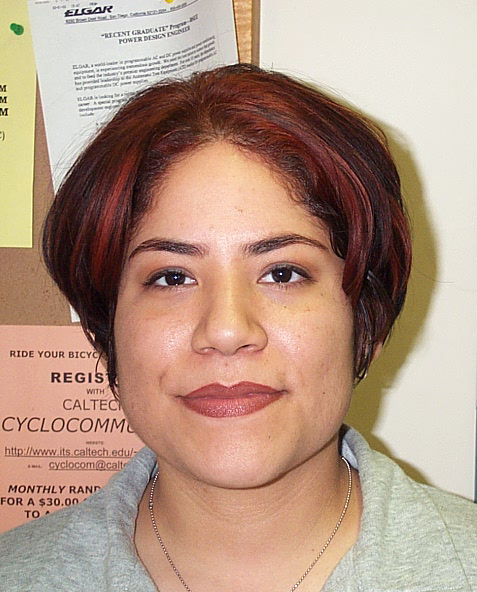
%> input picture Pictures/DB0/db0_1.jpg, 477 x 592 px
$ octave --eval "result = detectFace(imread('../Pictures/DB0/db0_1.jpg'));"   (GNU Octave 9; MATLAB toolbox functions it lacks are replaced by stand-ins)
%> lines starting %> are read from the running program, lines starting %| are printed output that depends on the picture; in (x1, y1, x2, y2) boxes, pixels count from 0 and x2, y2 are one past the last pixel; in counts of white or black regions, pixels touching at a corner belong together; the program's own positions count from 1
### Detection/lightCorrection.m
function out = lightCorrection(im, N)
%LIGHTCORRECTION White patch based on the top N% of luma used for lighting correction.

imYCBCR = rgb2ycbcr(im);

% Find threshold value for top 5% luma values
lums = reshape(imYCBCR(:,:,1), 1, []);
lums = sort(lums, 'descend');
thresh_idx = ceil(N * size(lums, 2));
lum_thresh = lums(thresh_idx);

% Find the gray values of the white patch
mask = imYCBCR(:,:,1) >= lum_thresh;
r = im(:,:,1);
g = im(:,:,2);
b = im(:,:,3);
rx = max(r(mask));
gx = max(g(mask));
bx = max(b(mask));

% Gain factors for R and B channels
alpha = gx / rx;
beta = gx / bx;

% Transform the original RGB image
% Note that this method could still use some work
out(:,:,1) = im(:,:,1) .* alpha;
out(:,:,2) = im(:,:,2);
out(:,:,3) = im(:,:,3) .* beta;
end

### Detection/detectSkin.m
function [imSkin, skinMask] = detectSkin(im, P)
%DETECTSKIN Calculate the probability of each pixel in im being skin by using the PDF given in P which models skin color.
%Returns both the probability image and a binarized mask image.

[n, m,~] = size(im);
imDims = [n, m];
imYCBCR = im2double(rgb2ycbcr(im));
imSkin = zeros(imDims);

% Apply the model with this ugly for loop, eww
% This was the best I could do, feel free to tidy it up
for n1 = 1:imDims(1)
    for n2 = 1:imDims(2)
        imSkin(n1, n2) = P([imYCBCR(n1, n2, 2); imYCBCR(n1, n2, 3)]);
    end
end

% Low pass filtering for smoothing, might be nice to try using
% morpholigical operations for this instead
H = fspecial('gaussian', 20, 2.5);
imFilt = imfilter(imSkin, H, 'replicate');

% Thresholding with Otsu's method to create the mask
[counts, ~] = imhist(imFilt);
T = otsuthresh(counts);
skinMask = imbinarize(imFilt, T);

% Setting the optional argument to 'union' will return a single blob rather
% than the multiple blobs from 'objects'
% skinMask = bwconvhull(skinMask, 'objects');
SE = strel('disk', 30);
skinMask = imclose(skinMask, SE);
end

### Detection/detectMouth.m
function mouthPos = detectMouth(inImage, skinMask)
%DETECTMOUTH Takes an image of a face and returns the position of the mouth.
%
%    Detailed explanation goes here

inImage = im2double(inImage).*skinMask;

% convert image -> double -> YCbCr color space
yCbCrImg = rgb2ycbcr(im2double(inImage));

% get the respective channels Cb & Cr
cb = yCbCrImg(:,:,2);
cr = yCbCrImg(:,:,3);

% the rest follows the formula in lecture 2 slide 53
crDivWithCb = cr./cb;
crSquared = cr.^2;

% numel = tot elements in inImage, n = 1/n in formula from lecture
n = (1/numel(inImage));

% greek letter eta from the formula in lecture 2
eta = 0.95*(n*sum(crSquared))/(n*sum(crDivWithCb));

difference = (crSquared - eta*crDivWithCb).^2;
mouthMap = crSquared .* difference;

% stretching the image since we get values under 0.048 without stretching
% after stretch the values range between 0-1
minIm = min(mouthMap(:));
maxIm = max(mouthMap(:));
mouthMap = (mouthMap-minIm)/(maxIm-minIm);
% figure, imshow(mouthMap);

mouthPos = findMouthMid(mouthMap);

% [7 lines of commented-out code are left out]

end

### Detection/findMouthMid.m
function mouthPos = findMouthMid(mouthMap)
%FINDMOUTHTMID Takes an mouth map and returns the position of the mouth.
%
%   Detailed explanation goes here

SE = strel('disk', 10);
for i = 0.5:0.001:0.99
    thresholdedImage = (mouthMap >= 1-i);
    thresholdedImage = imclose(thresholdedImage, SE);

    [L, num] = bwlabel(thresholdedImage);
    if num > 4
        break
    end
end
% figure, imshow(thresholdedImage);

% We could add and check more properties to make the algorithm more robust
if num > 0
    P = regionprops(L,'Area', 'centroid');

    [~, index] = max([P.Area]);
    mouthPos = round(P(index).Centroid);
else
    % Returns -1 if no mouth was found
    mouthPos = [-1 -1];
end

end

### Detection/detectEyes.m
function [lEye,rEye] = detectEyes(im, mouth, skinMask)
%DETECTEYES Takes an image of a face and returns the positions of the eyes.
%
%   Detailed explanation goes here

lEye = -1;
rEye = -1;

hasSkinMask = sum(skinMask,'all') > 0;

skinIm = im2double(im).*skinMask;

SE = strel('disk',16);
removeEdgeCent = skinMask > 0;
removeEdgeCent = imerode(removeEdgeCent, SE);
% figure, imshow(removeEdgeCent);

% Detecting possible eyes from colormaping
[colorMap1, colorCent1] = colorEyeMap(im, mouth);
[colorMap2, colorCent2] = colorEyeMap(im, [-1, -1]);
[colorMap3, colorCent3] = colorEyeMap(skinIm, mouth);
[colorMap4, colorCent4] = colorEyeMap(skinIm, [-1, -1]);

if hasSkinMask
    colorMap = colorMap1.*colorMap2.*skinMask/2 + colorMap1.*colorMap2.*colorMap3.*colorMap4 + ...
          (colorMap1+colorMap2+colorMap3+colorMap4)/4;
    colorCent = unique([colorCent1; colorCent2; colorCent3; colorCent4],'rows');
else
    colorMap = colorMap1.*colorMap2 + (colorMap1+colorMap2)/2;
    colorCent = unique([colorCent1; colorCent2],'rows');
end
% figure, imshow(colorMap);

% Detecting possible eyes from circular hought-ransform
[houghMap1, houghCent1] = houghEyeMap(im, mouth);
[houghMap2, houghCent2] = houghEyeMap(im, [-1, -1]);
[houghMap3, houghCent3] = houghEyeMap(skinIm, mouth);
[houghMap4, houghCent4] = houghEyeMap(skinIm, [-1, -1]);
houghMap3 = houghMap3.*removeEdgeCent;
houghMap4 = houghMap4.*removeEdgeCent;

if hasSkinMask
    houghMap = houghMap1.*houghMap2.*skinMask + houghMap1.*houghMap2.*houghMap3.*houghMap4 + ...
          (houghMap1+houghMap2+houghMap3+houghMap4)/4;
    houghCent = unique([houghCent1; houghCent2; houghCent3; houghCent4],'rows');
else
    houghMap = houghMap1.*houghMap2 + (houghMap1+houghMap2)/2;
    houghCent = unique([houghCent1; houghCent2],'rows');
end
% figure, imshow(houghMap);

angleMap = createAngleMap(colorCent, houghCent, mouth, size(colorMap));
% figure, imshow(angleMap);

distMap = createDistMap(colorCent, houghCent, mouth, size(skinMask));
% figure, imshow(distMap);

% Creates a probability-map from the above methods
eyeMap = (colorMap.*houghMap) + (colorMap.*angleMap.*distMap)/3 + (houghMap.*angleMap.*distMap)/3 + (colorMap+houghMap)/2;
% figure, imshow(eyeMap);

removeBorder = 50;
eyeMap(1:removeBorder,:) = 0;
eyeMap(:,1:removeBorder) = 0;
eyeMap(end-removeBorder:end,:) = 0;
eyeMap(:,end-removeBorder:end) = 0;
% figure, imshow(eyeMap);


[~, num] = bwlabel(eyeMap);
if num < 2
    return
end

u = unique(eyeMap);

% twoEyes takes elements from eyeMap and is constantly updated until likely
% eye-candidates are found
twoEyes = zeros(size(eyeMap));

for i = 0:length(u)-1
        % Marks the highest intensity of eyeMap on twoEyes in decending
        % order
        twoEyes(eyeMap == u(end-i)) = 1;
%         figure, imshow(twoEyes);

        % Finds how many objects there are in twoEyes
        [L, num] = bwlabel(twoEyes);

        if num > 1
            P = regionprops(L,'Centroid');

            if(P(1).Centroid(1) < P(2).Centroid(1))
                lEye = round(P(1).Centroid);
                rEye = round(P(2).Centroid);
            else
                lEye = round(P(2).Centroid);
            	rEye = round(P(1).Centroid);
            end
            break
        end
end

% [8 lines of commented-out code are left out]

end

### Detection/colorEyeMap.m
function [map, centroids] = colorEyeMap(im, mouthPos)
%COLOREYEMAP Takes an image of a face and returns the image with likely eye
%placements by color mapping.
%   Detailed explanation goes here

[n, m, ~] = size(im);
imYCBCR = im2double(rgb2ycbcr(im));

% Create the colormap
Y = imYCBCR(:,:,1);
Cb = imYCBCR(:,:,2);
Cr = imYCBCR(:,:,3);

% Create first map
eyeMapC = 1/3 * (Cb.^2 + (ones(n,m)-Cr).^2 + (Cb./Cr));
% figure, imshow(eyeMapC);

% Makes the nomonator a bit smaller than the denominator to remove bright
% border
SE = strel('disk', 10);
yMask = imbinarize(Y,0.1);
yMask = imdilate(yMask, SE);
SE = strel('disk', 25);
yMask = imerode(yMask, SE);
SE = strel('disk', 8);

% Create second map
eyeMapL = imdilate(Y.*yMask, SE) ./ (imerode(Y, SE)+1);
% figure, imshow(eyeMapL);

% Combindes the maps
eyeMap = eyeMapC .* eyeMapL;
% figure, imshow(eyeMap);

centerThresh = 20;  % Used to compare centroids to see if they are new
centroids = [];     % Center of a structure
count = 0;          % Limits the number of structures we check
nResult = 4;        % How many centroids should be found before loop breaks
% i lowers the threshold on the colormap so values further from max gets
% through
for i = 100:-1:2
    % Color threshold
    eyeMask = (eyeMap >= max(eyeMap(:))-(max(eyeMap(:))/i));
    eyeMask = imclose(eyeMask, SE);
%     figure, imshow(eyeMask);
    [L, num] = bwlabel(eyeMask);
    P = regionprops(L,'Centroid');

    if(count < nResult)
        % Loops through number of structures
        for j = 1:num
            % Checks if centroid is above mouth
            if(P(j).Centroid(2) < mouthPos(2) || mouthPos(2) == -1)
                % Initialize forst structure
                if(isempty(centroids))
                   centroids(1,:) = [P(j).Centroid(1) P(j).Centroid(2)];
                   count = count + 1;
                elseif(count < nResult)
                   newCenter = true;
                   % Checks if centroid is an old or new structure
                   for k = 1:size(centroids,1)
                       if(norm(centroids(k,:) - [P(j).Centroid(1) P(j).Centroid(2)]) <= centerThresh)
                           centroids(k,:) = [P(j).Centroid(1) P(j).Centroid(2)];
                           newCenter = false;
                           break
                       end
                   end

                   % Create new structure at end of centroids
                   if(newCenter)
                       centroids(end+1,:) = [P(j).Centroid(1) P(j).Centroid(2)];
                       count = count + 1;
                   end
               end
            end
        end
    else
        break
    end
end

map = createEyeMap(centroids, mouthPos, n, m);

% % Visualize the result
% figure, imshow(im);
% rad = ones(size(centroids,1),1) * 12;
% viscircles(centroids, rad);
end

### Detection/createEyeMap.m
function map = createEyeMap(points, mouthPos, sizeX, sizeY)
%CREATEEYEMAP Summary of this function goes here
%   Detailed explanation goes here

map = zeros(sizeX, sizeY);
points = uint16(points);
sizeOfPoint = 7;    % Determines the size each point gets on the map

% Gives a higher value if the earlier the centrod is found
for i = 1:size(points,1)

    % Checks if under 45 deg from mouth
% ******MIGHT WANT TOP MOVE THIS CHECK TO THE COLOR/HOUGH FUNCTIONS******
    if(points(i,2) < mouthPos(2)-abs(points(i,1)-mouthPos(1)) && ...
            points(i,2) < mouthPos(2)-abs(mouthPos(1)-points(i,1)) || ...
            mouthPos(2) == -1)
% ***********************************************************************
        map(points(i,2), points(i,1)) = 1/i;
    end
end

SE = strel('disk', sizeOfPoint);
map = imdilate(map, SE);
end

### Detection/houghEyeMap.m
function [map, circles] = houghEyeMap(im, mouthPos)
%HOUGHCIRCLEMAP Takes an image of a face and returns the image with likely eye
%placements by hough circular transform.
%   Detailed explanation goes here

[n, m, ~] = size(im);
nResult = 4;       % How many centroids should be found before loop breaks
% i increases sensitivity so more circles are detected
for i = 0.6:0.01:0.96
    [circles, ~] = imfindcircles(im2gray(im), [6 18], ...
    'ObjectPolarity', 'dark', ...   % dark or bright, dark means dark cirlce on bright background
    'Method', 'PhaseCode', ...      % PhaseCode or TwoStage
    'Sensitivity', i);              % [0 1], the higher the more circles are found

    % Deletes results under the mouth so they aren't countet towards the
    % result
    if(~isempty(circles) && mouthPos(2) ~= -1)
        circles(circles(:,2) > mouthPos(2),:) = [];
    end

    if(size(circles,1) > nResult)
        break
    end
end

map = createEyeMap(circles, mouthPos, n, m);

% % Visualize the result
% figure, imshow(im);
% rad = ones(size(circles,1),1) * 12;
% viscircles(circles, rad);
end

### Detection/createAngleMap.m
function angleMap = createAngleMap(cent1, cent2, mouth, sizeMap)
%UNTITLED Summary of this function goes here
%   Detailed explanation goes here

angleMap = zeros(sizeMap);
if mouth(2) == -1
   return
end
thresh = pi/20;
sizeOfPoint = 8;    % Determines the size each point gets on the map

centroids = round([cent1; cent2]);

n = size(centroids,1);
angleMatrix = zeros(n);
for i=1:n
    for j=n:-1:i+1
        angle = abs(atan2(centroids(i,2)-centroids(j,2),...
                          centroids(i,1)-centroids(j,1)));
        if centroids(i,1) < centroids(j,1)
           angle = abs(angle-pi);
        end
        if angle<thresh && ((centroids(i,1) < mouth(1) && ...
                             centroids(j,1) > mouth(1)) || ...
                            (centroids(i,1) > mouth(1) && ...
                             centroids(j,1) < mouth(1)))

            angleMatrix(i,j) = 0.5;
            angleMatrix(j,i) = 0.5;
        end
    end
end

for i=1:n
    for j=1:n

        if angleMatrix(i,j) > 0
            angleMap(round(centroids(i,2)), round(centroids(i,1))) = angleMatrix(i,j);
        end

    end
end

SE = strel('disk', sizeOfPoint);
angleMap = imdilate(angleMap, SE);
end

### Detection/createDistMap.m
function distMap = createDistMap(cent1, cent2, mouth, sizeMap)
%UNTITLED2 Summary of this function goes here
%   Detailed explanation goes here

% Difference in distance between eyes and mouth has to be under thresh to
% be counted as same distance

distMap = zeros(sizeMap);
if mouth(2) == -1
   return
end
thresh = 2;
sizeOfPoint = 8;    % Determines the size each point gets on the map

centroids = round([cent1; cent2]);

n = size(centroids,1);
distMatrix = zeros(n,n);

for i=1:n
    for j=n:-1:i+1
        dist = abs(pdist([centroids(i,:); mouth]) - ...
                    pdist([centroids(j,:); mouth]));

        if dist<thresh && ((centroids(i,1) < mouth(1) && ...
                            centroids(j,1) > mouth(1)) || ...
                           (centroids(i,1) > mouth(1) && ...
                            centroids(j,1) < mouth(1)))

            distMatrix(i,j) = 1/max(dist,0.1);
            distMatrix(j,i) = 1/max(dist,0.1);
        end
    end
end

if any(distMatrix, 'all')
    distMatrix = distMatrix - min(distMatrix(:));
    distMatrix = distMatrix ./ max(distMatrix(:));
end

for i=1:n
    for j=1:n

        if distMatrix(i,j) > 0
            distMap(round(centroids(i,2)), round(centroids(i,1))) = distMatrix(i,j);
        end

    end
end

SE = strel('disk', sizeOfPoint);
distMap = imdilate(distMap, SE);

end

### Detection/normalizeFace.m
function outIm = normalizeFace(lEye,rEye,im)
%NORMALIZEFACE Takes the positions of the eyes of a face in an image and
%the image, and returns a normalized version of the image.
%
%   Detailed explanation goes here

targetSize = [400 300];     % Size of output image
targetEyeDistance = 170;    % Scales the image so eyes are this far apart
im = rgb2gray(im2double(im));
[m,n] = size(im);

if lEye == -1 | rEye == -1
    % We could make it so that if we can't find eyes, it normalizes around
    % the centroid of the masked face image.

    % Sets eye coordinates to random points close to middle of image
    lEye = [m/2-50 n/2-50];
    rEye = [m/2+50 n/2-50];
end

eyeDist = pdist([lEye(1) lEye(2); rEye(1) lEye(2)], 'cityblock');
angle = rad2deg(atan2(rEye(2)-lEye(2),rEye(1)-lEye(1)));

% Rotate around image centrum
im = imrotate(im,angle,'bilinear','crop');
% figure, imshow(im);

% Transformation matrix of the rotation
T1 = [1 0 (n/2);
      0 1 (m/2);
      0 0 1];
R = [cosd(angle) sind(angle) 0;
     -sind(angle) cosd(angle) 0;
     0 0 1];
T2 = [1 0 -(n/2);
      0 1 -(m/2);
      0 0 1];
M1 = T1*R*T2;
% Transforms eye coordinates to new position
lEye = round(M1*[lEye 1]')';
% rEye = round(M1*[rEye 1]')';

% Translates face to center of image. Last y-translation (-eyeDist/4) is
% how much the eyes should be over the center of the image
im = imtranslate(im, [-lEye(1)+n/2-eyeDist/2 -lEye(2)+m/2-eyeDist/2]);
% figure, imshow(im);

% Scales image so face is same size on all images
scale = targetEyeDistance / eyeDist;
im = imresize(im,scale);
% figure, imshow(im);

% Crops image to target size
[m,n] = size(im);
crop = centerCropWindow2d([m n],targetSize);
outIm = imcrop(im, crop);

end

### Detection/detectFace.m
function normIm = detectFace(im)
%DETECTFACE Takes an image of a face and returns it normalized.
%
%   The function tries to identify skin and masks the image after what
%   likely is skin. It then detects the mouth by color transformations and
%   the eyes by color- and circular hough-transformations. A normalized
%   image is cropped, turned gray and has the left eye in a fixed position.

load skinTones.mat P % P is pre-fit and cached with the skin tone samples

imCorr = lightCorrection(im, 0.02);
%> in lightCorrection, `lum_thresh = lums(thresh_idx);`: lum_thresh = 217
%> in lightCorrection, `mask = imYCBCR(:,:,1) >= lum_thresh;`:
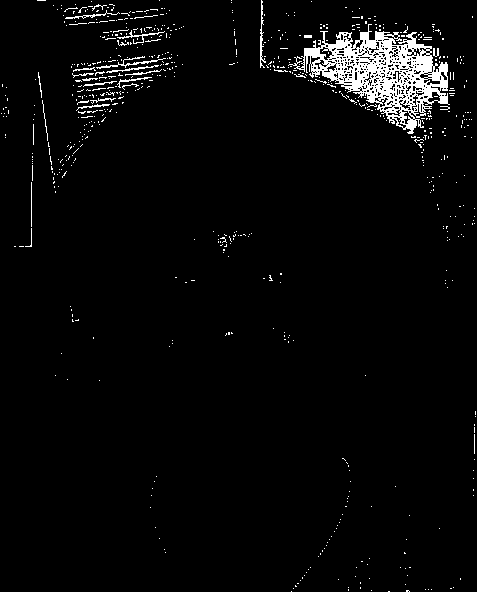
%> mask: size 592x477 logical; 3.4% white; 676 white regions (647 under 20 px), largest, box (x1, y1, x2, y2) and area: (288, 24, 450, 134) 6426, (96, 56, 166, 69) 161, (260, 0, 266, 68) 141
%> in lightCorrection, `b = im(:,:,3);`:
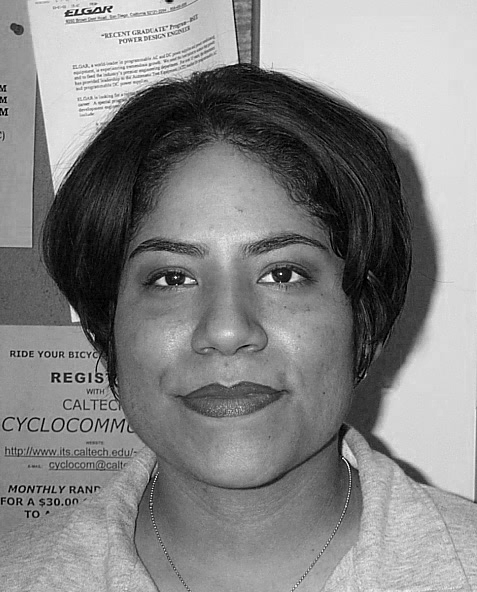
%> b: size 592x477 uint8; min 0, max 255, mean 133.2
%> in lightCorrection, `rx = max(r(mask));`: rx = 255
%> in lightCorrection, `alpha = gx / rx;`: alpha = 1
%> in lightCorrection, out is the input picture: size 592x477x3 uint8; mean R, G, B 180.5, 151.3, 133.2
[imSkin, skinMask] = detectSkin(imCorr, P);
%> in detectSkin, `imFilt = imfilter(imSkin, H, 'replicate');`:
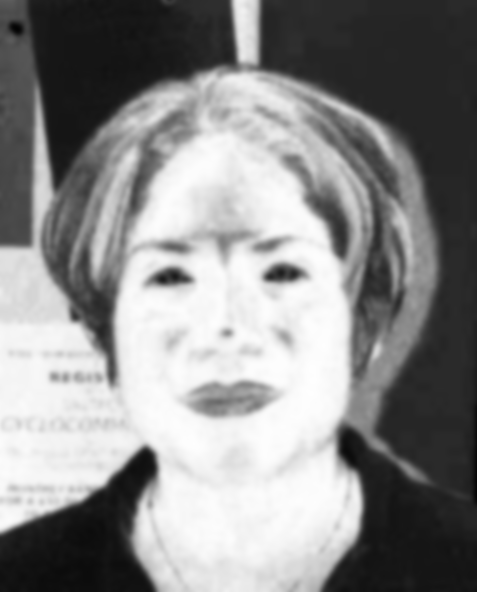
%> imFilt: size 592x477 double; min 0.0131, max 0.998, mean 0.546
%> in detectSkin, `[counts, ~] = imhist(imFilt);`: counts = 256 values, max 10658 at index 37, min 0 at index 1, mean 1103.1
%> in detectSkin, `T = otsuthresh(counts);`: T = 0.529

% figure, imshow(im);
% figure, imshow(imSkin);
% figure, imshow(skinMask);

% Removes smal artifacts from skinMask. This should maybe be done in
% detectSkin-function
SE = strel('disk', 100);
skinMask = imopen(skinMask, SE);

% figure, imshow(skinMask);

% Detects mouth in image and returns its position
mouthPos = detectMouth(im, skinMask);

% Detects eyes in image, takes mouth position as argument
% and returns the eyes positions
[lEye, rEye] = detectEyes(im, mouthPos, skinMask);

% Replace for normalization-function
normIm = normalizeFace(lEye, rEye, im);


end
%> in detectMouth, `crSquared = cr.^2;`:
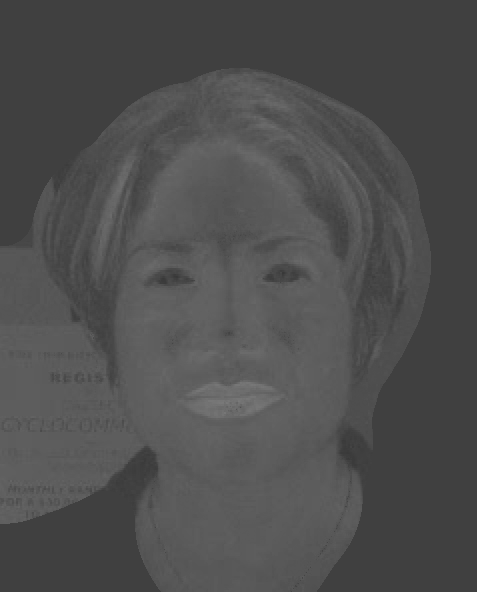
%> crSquared: size 592x477 double; min 0.221, max 0.478, mean 0.309
%> in detectMouth, `eta = 0.95*(n*sum(crSquared))/(n*sum(crDivWithCb));`: eta = 0.243
%> in detectMouth, `difference = (crSquared - eta*crDivWithCb).^2;`:
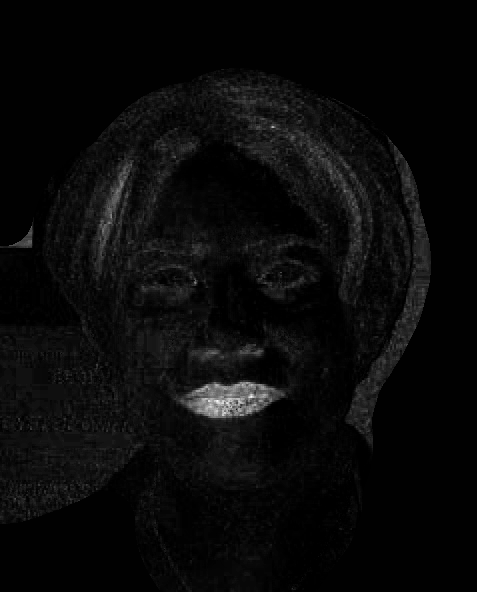
%> difference: size 592x477 double; min 6.77e-12, max 0.0114, mean 0.000455; drawn with min black and max white
%> in detectMouth, `minIm = min(mouthMap(:));`: minIm = 2.56e-12
%> in detectMouth, `maxIm = max(mouthMap(:));`: maxIm = 0.00528
%> the loop in findMouthMid, `for i = 0.5:0.001:0.99` made 56 passes
%> num on passes 1 to 8: 2, 2, 3, 3, 3, 3, 3, 3
%> in findMouthMid, `P = regionprops(L,'Area', 'centroid');`: P = 5 regions; Area and Centroid: 2059 [231.4 399.8], 4 [112 216.5], 4 [273.5 127.5], 1 [110 224], 1 [123 184]
%> in findMouthMid, `[~, index] = max([P.Area]);`: index = 4
%> in findMouthMid, `mouthPos = round(P(index).Centroid);`: mouthPos = [231 400]
%> in detectEyes, `hasSkinMask = sum(skinMask,'all') > 0;`: hasSkinMask = true
%> in colorEyeMap, `yMask = imbinarize(Y,0.1);`:
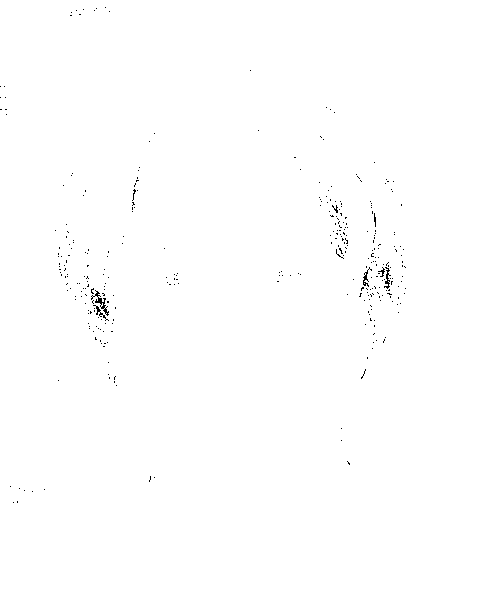
%> yMask: size 592x477 logical; 99.7% white; black in thin lines or dots, all inside (x1, y1, x2, y2) = (0, 7, 406, 503)
%> in colorEyeMap, `eyeMapL = imdilate(Y.*yMask, SE) ./ (imerode(Y, SE)+1);`:
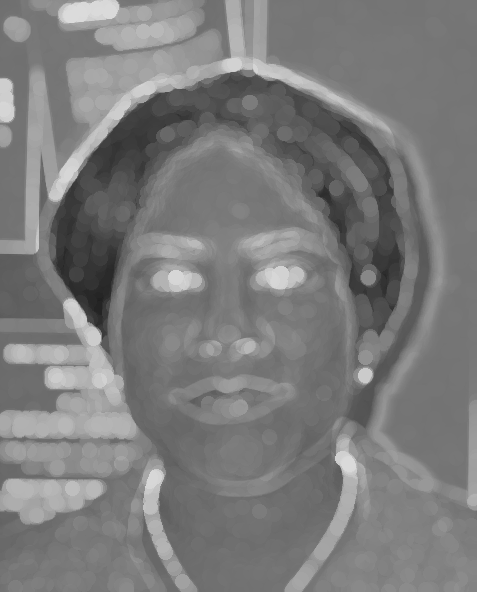
%> eyeMapL: size 592x477 double; min 0.125, max 0.861, mean 0.488
%> the loop in colorEyeMap, `for i = 100:-1:2` made 94 passes
%> P on passes 1 to 8: {Centroid [175.5 277]}, {Centroid [175.5 277]}, {Centroid [175.5 277]}, {Centroid [175.5 277]}, {Centroid [175.5 277]}, {Centroid [175.5 277]}, {Centroid [175.5 277]}, {Centroid [175.5 277]}
%> (the rest of the program and of its run is left out)
